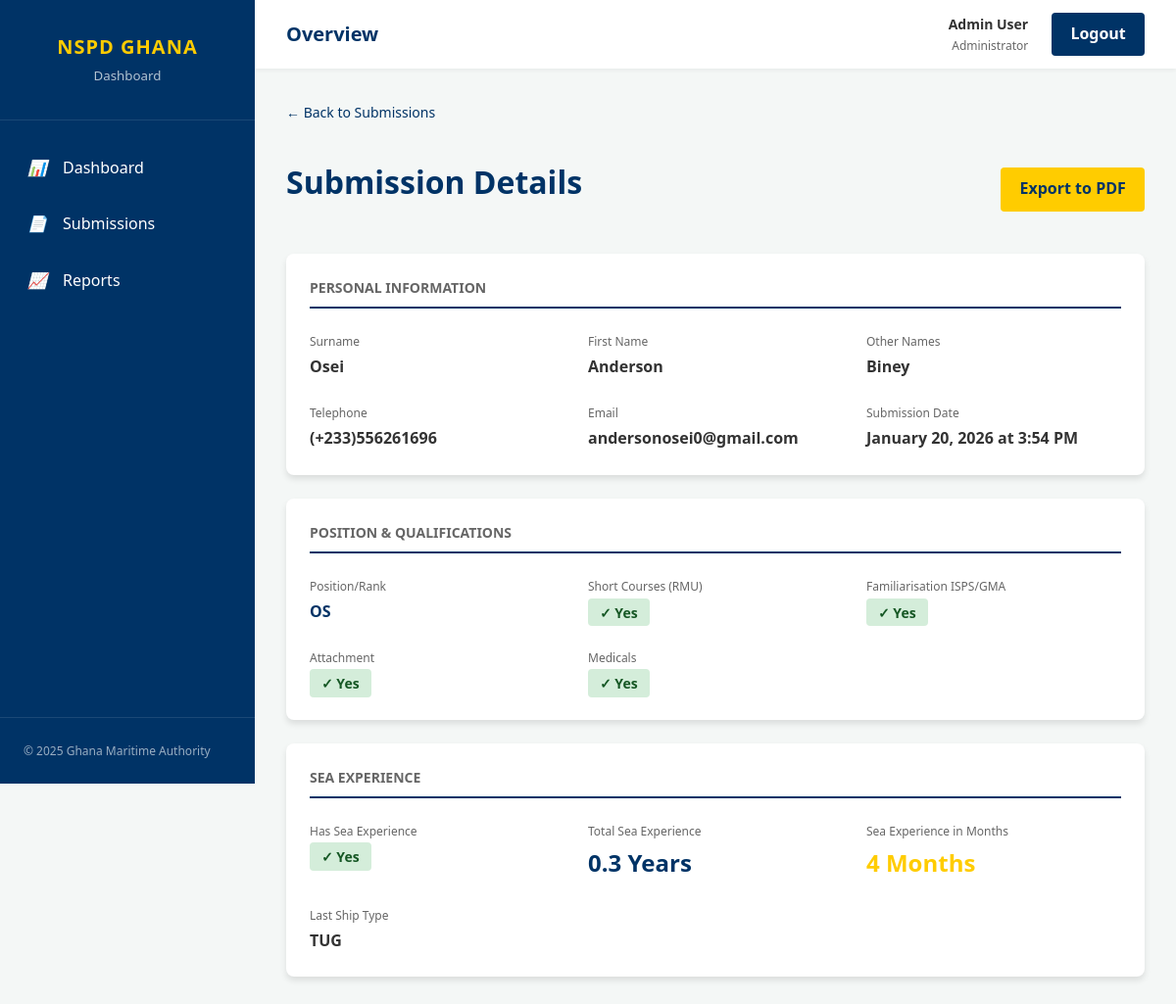
Screenshot of /view-submission.php?id=571 (signed in) with the database file from the repository.
### tables this page shows
CREATE TABLE IF NOT EXISTS `applications` (
  `id` int NOT NULL AUTO_INCREMENT,
  `submitted_at` datetime NOT NULL,
  `surname` varchar(100) NOT NULL,
  `first_name` varchar(100) NOT NULL,
  `other_names` varchar(100) DEFAULT NULL,
  `short_courses_rmu` enum('Yes','No') NOT NULL,
  `familiarisation_isps_gma` enum('Yes','No') NOT NULL,
  `position_rank` varchar(100) NOT NULL,
  `telephone` varchar(100) NOT NULL,
  `email` varchar(150) NOT NULL,
  `attachment` text,
  `sea_experience` text,
  `total_sea_experience_years` decimal(4,1) DEFAULT NULL,
  `last_ship_type` varchar(150) DEFAULT NULL,
  `medicals` text,
  `created_at` timestamp NULL DEFAULT CURRENT_TIMESTAMP,
  PRIMARY KEY (`id`)
);

### view-submission.php (the view, shortened to what this page needs)
<?php
$pdo = get_db_connection();
$id = $_GET['id'] ?? null;
$stmt = $pdo->prepare("SELECT * FROM applications WHERE id = ?");
$stmt->execute([$id]);
$application = $stmt->fetch();
?>
<!DOCTYPE html>
<html lang="en">
<head>
    <link rel="stylesheet" href="public/css/style.css">
</head>
<body>
    <div class="app-container">
        <?php include 'includes/sidebar.php'; ?>
        <main class="main-content">
            <?php include 'includes/header.php'; ?>
            <div class="content-body">
                <div style="margin-bottom: 2rem;">
                    <a href="submissions.php" style="color: var(--primary-blue); font-size: 0.875rem; text-decoration: none;">← Back to Submissions</a>
                </div>
                <div style="display: flex; justify-content: space-between; align-items: center; margin-bottom: 2rem;">
                    <h1>Submission Details</h1>
                    <div style="display: flex; gap: 0.75rem;">
                        <a href="api/export-pdf.php?id=<?php echo htmlspecialchars($id); ?>" class="btn btn-accent" target="_blank">Export to PDF</a>
                    </div>
                </div>
                <div class="card" style="margin-bottom: 1.5rem;">
                    <h3 class="card-title" style="margin-bottom: 1.5rem; border-bottom: 2px solid var(--primary-blue); padding-bottom: 0.5rem;">Personal Information</h3>
                    <div style="display: grid; grid-template-columns: repeat(auto-fit, minmax(250px, 1fr)); gap: 1.5rem;">
                        <div>
                            <div style="font-size: 0.75rem; color: var(--text-muted); margin-bottom: 0.25rem;">Surname</div>
                            <div style="font-weight: 600;"><?php echo htmlspecialchars($application['surname']); ?></div>
                        </div>
                        <div>
                            <div style="font-size: 0.75rem; color: var(--text-muted); margin-bottom: 0.25rem;">First Name</div>
                            <div style="font-weight: 600;"><?php echo htmlspecialchars($application['first_name']); ?></div>
                        </div>
                        <?php if ($application['other_names']): ?>
                        <div>
                            <div style="font-size: 0.75rem; color: var(--text-muted); margin-bottom: 0.25rem;">Other Names</div>
                            <div style="font-weight: 600;"><?php echo htmlspecialchars($application['other_names']); ?></div>
                        </div>
                        <?php endif; ?>
                        <div>
                            <div style="font-size: 0.75rem; color: var(--text-muted); margin-bottom: 0.25rem;">Telephone</div>
                            <div style="font-weight: 600;"><?php echo htmlspecialchars($application['telephone']); ?></div>
                        </div>
                        <div>
                            <div style="font-size: 0.75rem; color: var(--text-muted); margin-bottom: 0.25rem;">Email</div>
                            <div style="font-weight: 600;"><?php echo htmlspecialchars($application['email']); ?></div>
                        </div>
                        <div>
                            <div style="font-size: 0.75rem; color: var(--text-muted); margin-bottom: 0.25rem;">Submission Date</div>
                            <div style="font-weight: 600;"><?php echo date('F d, Y \a\t g:i A', strtotime($application['submitted_at'])); ?></div>
                        </div>
                    </div>
                </div>
                <div class="card" style="margin-bottom: 1.5rem;">
                    <h3 class="card-title" style="margin-bottom: 1.5rem; border-bottom: 2px solid var(--primary-blue); padding-bottom: 0.5rem;">Position & Qualifications</h3>
                    <div style="display: grid; grid-template-columns: repeat(auto-fit, minmax(250px, 1fr)); gap: 1.5rem;">
                        <div>
                            <div style="font-size: 0.75rem; color: var(--text-muted); margin-bottom: 0.25rem;">Position/Rank</div>
                            <div style="font-weight: 600; color: var(--primary-blue);"><?php echo htmlspecialchars($application['position_rank']); ?></div>
                        </div>
                        <div>
                            <div style="font-size: 0.75rem; color: var(--text-muted); margin-bottom: 0.25rem;">Short Courses (RMU)</div>
                            <div>
                                <?php if ($application['short_courses_rmu'] == 'Yes'): ?>
                                <span style="padding: 0.3rem 0.75rem; background: #d4edda; color: #155724; border-radius: 4px; font-size: 0.875rem; font-weight: 600;">✓ Yes</span>
                                <?php else: ?>
                                <span style="padding: 0.3rem 0.75rem; background: #f8d7da; color: #721c24; border-radius: 4px; font-size: 0.875rem; font-weight: 600;">✗ No</span>
                                <?php endif; ?>
                            </div>
                        </div>
                        <div>
                            <div style="font-size: 0.75rem; color: var(--text-muted); margin-bottom: 0.25rem;">Familiarisation ISPS/GMA</div>
                            <div>
                                <?php if ($application['familiarisation_isps_gma'] == 'Yes'): ?>
                                <span style="padding: 0.3rem 0.75rem; background: #d4edda; color: #155724; border-radius: 4px; font-size: 0.875rem; font-weight: 600;">✓ Yes</span>
                                <?php else: ?>
                                <span style="padding: 0.3rem 0.75rem; background: #f8d7da; color: #721c24; border-radius: 4px; font-size: 0.875rem; font-weight: 600;">✗ No</span>
                                <?php endif; ?>
                            </div>
                        </div>
                        <div>
                            <div style="font-size: 0.75rem; color: var(--text-muted); margin-bottom: 0.25rem;">Attachment</div>
                            <div>
                                <?php if ($application['attachment'] == 'Yes'): ?>
                                <span style="padding: 0.3rem 0.75rem; background: #d4edda; color: #155724; border-radius: 4px; font-size: 0.875rem; font-weight: 600;">✓ Yes</span>
                                <?php else: ?>
                                <span style="padding: 0.3rem 0.75rem; background: #f8d7da; color: #721c24; border-radius: 4px; font-size: 0.875rem; font-weight: 600;">✗ No</span>
                                <?php endif; ?>
                            </div>
                        </div>
                        <div>
                            <div style="font-size: 0.75rem; color: var(--text-muted); margin-bottom: 0.25rem;">Medicals</div>
                            <div>
                                <?php if ($application['medicals'] == 'Yes'): ?>
                                <span style="padding: 0.3rem 0.75rem; background: #d4edda; color: #155724; border-radius: 4px; font-size: 0.875rem; font-weight: 600;">✓ Yes</span>
                                <?php else: ?>
                                <span style="padding: 0.3rem 0.75rem; background: #f8d7da; color: #721c24; border-radius: 4px; font-size: 0.875rem; font-weight: 600;">✗ No</span>
                                <?php endif; ?>
                            </div>
                        </div>
                    </div>
                </div>
                <div class="card">
                    <h3 class="card-title" style="margin-bottom: 1.5rem; border-bottom: 2px solid var(--primary-blue); padding-bottom: 0.5rem;">Sea Experience</h3>
                    <div style="display: grid; grid-template-columns: repeat(auto-fit, minmax(250px, 1fr)); gap: 1.5rem;">
                        <div>
                            <div style="font-size: 0.75rem; color: var(--text-muted); margin-bottom: 0.25rem;">Has Sea Experience</div>
                            <div>
                                <?php if ($application['sea_experience'] == 'Yes'): ?>
                                <span style="padding: 0.3rem 0.75rem; background: #d4edda; color: #155724; border-radius: 4px; font-size: 0.875rem; font-weight: 600;">✓ Yes</span>
                                <?php else: ?>
                                <span style="padding: 0.3rem 0.75rem; background: #f8d7da; color: #721c24; border-radius: 4px; font-size: 0.875rem; font-weight: 600;">✗ No</span>
                                <?php endif; ?>
                            </div>
                        </div>
                        <div>
                            <div style="font-size: 0.75rem; color: var(--text-muted); margin-bottom: 0.25rem;">Total Sea Experience</div>
                            <div style="font-weight: 600; font-size: 1.5rem; color: var(--primary-blue);">
                                <?php echo htmlspecialchars($application['total_sea_experience_years']); ?> Years
                            </div>
                        </div>
                        <div>
                            <div style="font-size: 0.75rem; color: var(--text-muted); margin-bottom: 0.25rem;">Sea Experience in Months</div>
                            <div style="font-weight: 600; font-size: 1.5rem; color: var(--accent-yellow);">
                                <?php
                                    $totalYears = floatval($application['total_sea_experience_years'] ?? 0);
                                    $totalMonths = round($totalYears * 12);
                                    echo $totalMonths . ' Months';
                                ?>
                            </div>
                        </div>
                        <?php if ($application['last_ship_type']): ?>
                        <div>
                            <div style="font-size: 0.75rem; color: var(--text-muted); margin-bottom: 0.25rem;">Last Ship Type</div>
                            <div style="font-weight: 600;"><?php echo htmlspecialchars($application['last_ship_type']); ?></div>
                        </div>
                        <?php endif; ?>
                    </div>
                </div>
            </div>
        </main>
    </div>
</body>
</html>

### public/css/style.css (style rules this page uses)
:root { --primary-blue: #003366; --secondary-blue: #00509d; --accent-yellow: #ffcc00; --bg-white: #ffffff; --bg-light: #f4f7f6; --text-dark: #333333; --text-muted: #666666; --border-color: #dddddd; --sidebar-width: 260px; --header-height: 70px; --radius: 8px; --shadow: 0 4px 6px rgba(0, 0, 0, 0.1); }
* { box-sizing: border-box; margin: 0; padding: 0; }
body { font-family: "Segoe UI", Tahoma, Geneva, Verdana, sans-serif; background-color: var(--bg-light); color: var(--text-dark); line-height: 1.6; }
h1, h2, h3, h4 { color: var(--primary-blue); margin-bottom: 1rem; }
a { text-decoration: none; color: inherit; }
.app-container { display: flex; min-height: 100vh; }
.main-content { flex: 1; margin-left: var(--sidebar-width); display: flex; flex-direction: column; }
.content-body { padding: 2rem; }
.card { background: white; padding: 1.5rem; border-radius: var(--radius); box-shadow: var(--shadow); }
.card-title { font-size: 0.875rem; color: var(--text-muted); text-transform: uppercase; margin-bottom: 0.5rem; font-weight: 600; }
.btn { padding: 0.6rem 1.2rem; border-radius: 4px; border: none; cursor: pointer; font-weight: 600; transition: opacity 0.2s; }
.btn-accent { background-color: var(--accent-yellow); color: var(--primary-blue); }

### rows the page displays
applications: surname "Osei", first_name "Anderson", other_names "Biney", telephone "(+233)556261696", email "andersonosei0@gmail.com", submitted_at "January 20, 2026 at 3:54 PM", position_rank "OS", total_sea_experience_years "0.3", total_sea_experience_years "4", last_ship_type "TUG"

### other values shown
$user['full_name'] "Admin User"
$user['role'] "Administrator"
